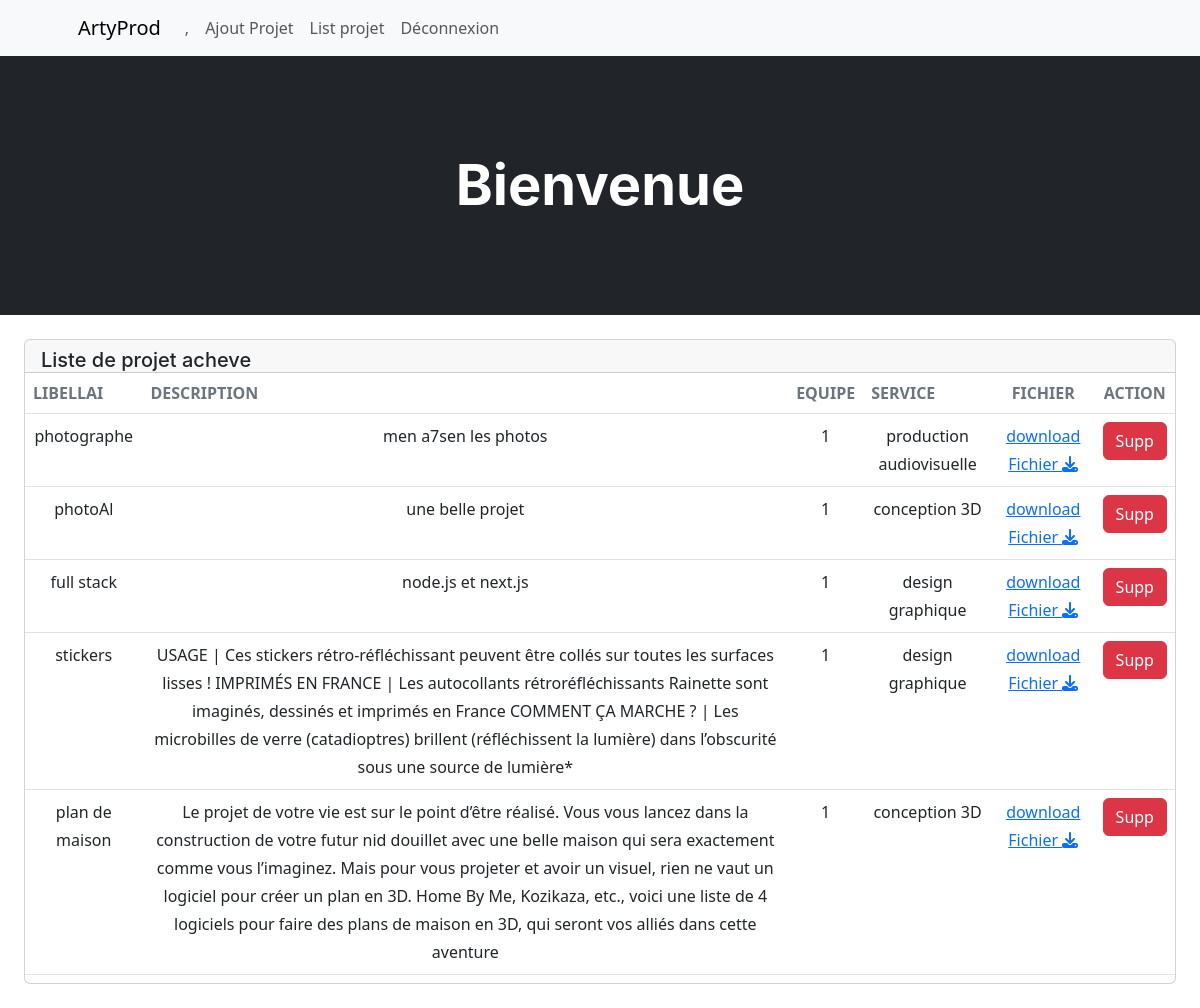
The page /artyProd/projetListe/ on the database its author committed.
### artyProd/models.py (models this page shows, shortened)
class Projett(models.Model):
    libellai=models.CharField(max_length=100)
    description=models.TextField()
    date_debut=models.DateTimeField(default=datetime.now(), blank=True)
    date_fin= models.DateField(null=True,blank=True)
    acheve=models.CharField(max_length=1)
    fichier=models.FileField(upload_to='photos')
    Service=models.ForeignKey('Service',on_delete=models.CASCADE,null=True)
    Equipe=models.CharField(max_length=25)
    pdf=models.FileField(upload_to='fichier')

class Service(models.Model):
    type=models.CharField(max_length=100)
    decription=models.TextField()
    def __str__(self):
        return self.type

### artyProd/views.py (the view)
# urls.py: path('projetListe/',views.listProjete, name = 'listProjet'),
def listProjete(request):
    personne=Projett.objects.all()
    return render(request,'artyProd/adminProjet.html',{'personne':personne})

### artyProd/templates/artyProd/adminProjet.html (shortened to what this page needs)
{% extends "artyProd/base.html" %}
{% block content %}
<br>
    <div class="col-12">
        <div class="card mb-4 mx-4">
            <div class="card-header pb-0">
                <div class="d-flex flex-row justify-content-between">
                    <div>
                        <h5 class="mb-0">Liste de projet acheve</h5>
                    </div>
                </div>
            </div>
            <div class="card-body px-0 pt-0 pb-2">
                <div class="table-responsive p-0">
                    <table class="table align-items-center mb-0">
                        <thead>
                            <tr>
                                <th class="text-uppercase text-secondary text-xxs font-weight-bolder opacity-7">
                                    Libellai
                                </th>
                                <th class="text-uppercase text-secondary text-xxs font-weight-bolder opacity-7">
                                    description
                                </th>
                                <th class="text-uppercase text-secondary text-xxs font-weight-bolder opacity-7 ps-2">
                                    Equipe
                                </th>
                                <th class="text-uppercase text-secondary text-xxs font-weight-bolder opacity-7 ps-2">
                                    Service
                                </th>
                                <th class="text-center text-uppercase text-secondary text-xxs font-weight-bolder opacity-7">
                                    fichier
                                </th>
                                <th class="text-center text-uppercase text-secondary text-xxs font-weight-bolder opacity-7">
                                    Action
                                </th>
                            </tr>
                        </thead>
                        <tbody>
                        {% for i in personne %}
                            <tr>
                                <td class="text-center">
                                    <p class="text-xs font-weight-bold mb-0">{{i.libellai}}</p>
                                </td>
                                <td class="text-center">
                                    <p class="text-xs font-weight-bold mb-0">{{i.description}}</p>
                                </td>
                                <td class="text-center">
                                    <p class="text-xs font-weight-bold mb-0">{{i.Equipe}}</p>
                                </td>
                                <td class="text-center">
                                    <p class="text-xs font-weight-bold mb-0">{{i.Service}}</p>
                                </td>
                                <td class="text-center">
                                    <p class="text-xs font-weight-bold mb-0"><a href="{{i.fichier.url}}" download>download Fichier <i class="fa-solid fa-download"></i></a></p>
                                </td>
                                <td class="text-center">
                                    <a class="btn btn-danger" data-bs-toggle="tooltip" data-bs-original-title="Modifier Projet" type="button" href="/artyProd/deleteProjet/{{i.id}}">Supp</a>
                                </td>
                            </tr>
                        {% endfor %}
                        </tbody>
                    </table>
                </div>
            </div>
        </div>
    </div>
{% endblock %}

### rows shown on the page
Projett: libellai "photographe", description "men a7sen les photos", Equipe "1", Service "production audiovisuelle"
Projett: libellai "photoAl", description "une belle projet", Equipe "1", Service "conception 3D"
Projett: libellai "full stack", description "node.js et next.js", Equipe "1", Service "design graphique"
Projett: libellai "stickers", description "USAGE | Ces stickers rétro-réfléchissant peuvent être collés sur toutes les surfaces lisses ! IMPRIMÉS EN FRANCE | Les autocollants rétroréfléchissants Rainette sont imaginés, dessinés et imprimés en France COMMENT ÇA MARCHE ? | Les microbilles de verre (catadioptres) brillent (réfléchissent la lumière) dans l’obscurité sous une source de lumière*", Equipe "1", Service "design graphique"
Projett: libellai "plan de maison", description "Le projet de votre vie est sur le point d’être réalisé. Vous vous lancez dans la construction de votre futur nid douillet avec une belle maison qui sera exactement comme vous l’imaginez. Mais pour vous projeter et avoir un visuel, rien ne vaut un logiciel pour créer un plan en 3D. Home By Me, Kozikaza, etc., voici une liste de 4 logiciels pour faire des plans de maison en 3D, qui seront vos alliés dans cette aventure", Equipe "1", Service "conception 3D"
